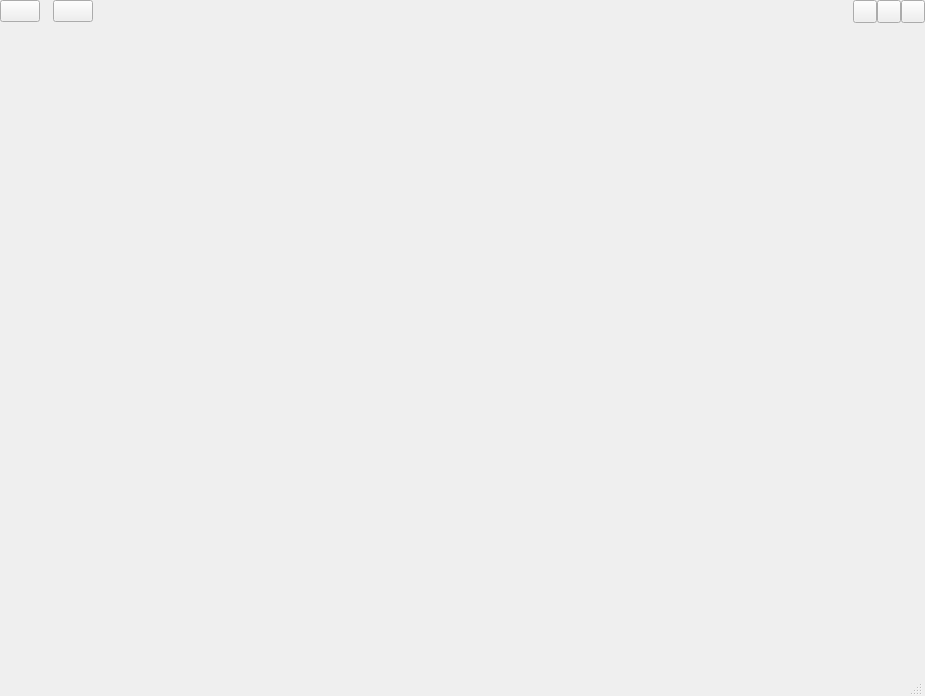
<?xml version="1.0" encoding="UTF-8"?>
<ui version="4.0">
 <class>PLSMainView</class>
 <widget class="QFrame" name="PLSMainView">
  <property name="geometry">
   <rect>
    <x>0</x>
    <y>0</y>
    <width>925</width>
    <height>696</height>
   </rect>
  </property>
  <property name="windowTitle">
   <string>HopCast</string>
  </property>
  <layout class="QVBoxLayout" name="verticalLayout_4">
   <property name="spacing">
    <number>0</number>
   </property>
   <property name="leftMargin">
    <number>0</number>
   </property>
   <property name="topMargin">
    <number>0</number>
   </property>
   <property name="rightMargin">
    <number>0</number>
   </property>
   <property name="bottomMargin">
    <number>0</number>
   </property>
   <item>
    <widget class="PLSTransparentForMouseEventsFrame" name="plsMainViewBorderFrame">
     <property name="frameShape">
      <enum>QFrame::Shape::NoFrame</enum>
     </property>
     <property name="frameShadow">
      <enum>QFrame::Shadow::Raised</enum>
     </property>
     <layout class="QVBoxLayout" name="mainLayout" stretch="0,0,1">
      <property name="spacing">
       <number>0</number>
      </property>
      <property name="leftMargin">
       <number>0</number>
      </property>
      <property name="topMargin">
       <number>0</number>
      </property>
      <property name="rightMargin">
       <number>0</number>
      </property>
      <property name="bottomMargin">
       <number>0</number>
      </property>
      <item>
       <widget class="PLSTransparentForMouseEventsFrame" name="titleBar">
        <property name="frameShape">
         <enum>QFrame::Shape::NoFrame</enum>
        </property>
        <property name="frameShadow">
         <enum>QFrame::Shadow::Raised</enum>
        </property>
        <property name="excludeSpecChildren" stdset="0">
         <stringlist notr="true">
          <string>min</string>
          <string>maxres</string>
          <string>close</string>
          <string>menu</string>
          <string>logo_update</string>
         </stringlist>
        </property>
        <layout class="QHBoxLayout" name="titleBarLayout">
         <property name="spacing">
          <number>0</number>
         </property>
         <property name="leftMargin">
          <number>0</number>
         </property>
         <property name="topMargin">
          <number>0</number>
         </property>
         <property name="rightMargin">
          <number>0</number>
         </property>
         <property name="bottomMargin">
          <number>0</number>
         </property>
         <item>
          <widget class="QPushButton" name="menu">
           <property name="cursor">
            <cursorShape>ArrowCursor</cursorShape>
           </property>
           <property name="text">
            <string notr="true"/>
           </property>
           <property name="ui-step.controls" stdset="0">
            <string notr="true">Main Frame Title Bar's Main Menu Button</string>
           </property>
          </widget>
         </item>
         <item>
          <spacer name="horizontalSpacer_2">
           <property name="orientation">
            <enum>Qt::Orientation::Horizontal</enum>
           </property>
           <property name="sizeType">
            <enum>QSizePolicy::Policy::Fixed</enum>
           </property>
           <property name="sizeHint" stdset="0">
            <size>
             <width>13</width>
             <height>20</height>
            </size>
           </property>
          </spacer>
         </item>
         <item>
          <widget class="PLSLogo" name="logo_update">
           <property name="text">
            <string/>
           </property>
          </widget>
         </item>
         <item>
          <widget class="PLSTransparentForMouseEventsLabel" name="devLabel">
           <property name="text">
            <string/>
           </property>
           <property name="excludeChildren" stdset="0">
            <string notr="true">All</string>
           </property>
          </widget>
         </item>
         <item>
          <spacer name="horizontalSpacer">
           <property name="orientation">
            <enum>Qt::Orientation::Horizontal</enum>
           </property>
           <property name="sizeHint" stdset="0">
            <size>
             <width>40</width>
             <height>20</height>
            </size>
           </property>
          </spacer>
         </item>
         <item>
          <layout class="QHBoxLayout" name="titleButtonLayout">
           <property name="spacing">
            <number>0</number>
           </property>
           <item>
            <widget class="QToolButton" name="min">
             <property name="cursor">
              <cursorShape>ArrowCursor</cursorShape>
             </property>
             <property name="text">
              <string notr="true"/>
             </property>
             <property name="ui-step.controls" stdset="0">
              <string notr="true">Main Frame Title Bar's Minimized Button</string>
             </property>
            </widget>
           </item>
           <item>
            <widget class="QToolButton" name="maxres">
             <property name="cursor">
              <cursorShape>ArrowCursor</cursorShape>
             </property>
             <property name="text">
              <string notr="true"/>
             </property>
             <property name="ui-step.controls" stdset="0">
              <string notr="true">Main Frame Title Bar's Maximized Button</string>
             </property>
            </widget>
           </item>
           <item>
            <widget class="QToolButton" name="close">
             <property name="cursor">
              <cursorShape>ArrowCursor</cursorShape>
             </property>
             <property name="text">
              <string notr="true"/>
             </property>
             <property name="ui-step.controls" stdset="0">
              <string notr="true">Main Frame Title Bar's Close Button</string>
             </property>
            </widget>
           </item>
          </layout>
         </item>
        </layout>
       </widget>
      </item>
      <item>
       <widget class="QWidget" name="hline" native="true"/>
      </item>
      <item>
       <widget class="PLSTransparentForMouseEventsFrame" name="body">
        <property name="frameShape">
         <enum>QFrame::Shape::NoFrame</enum>
        </property>
        <property name="frameShadow">
         <enum>QFrame::Shadow::Raised</enum>
        </property>
        <layout class="QHBoxLayout" name="horizontalLayout_2" stretch="1,0">
         <property name="spacing">
          <number>0</number>
         </property>
         <property name="leftMargin">
          <number>0</number>
         </property>
         <property name="topMargin">
          <number>0</number>
         </property>
         <property name="rightMargin">
          <number>0</number>
         </property>
         <property name="bottomMargin">
          <number>0</number>
         </property>
         <item>
          <layout class="QVBoxLayout" name="verticalLayout_3" stretch="0,1,0">
           <property name="spacing">
            <number>0</number>
           </property>
           <item>
            <widget class="QFrame" name="channelsArea">
             <property name="frameShape">
              <enum>QFrame::Shape::NoFrame</enum>
             </property>
             <property name="frameShadow">
              <enum>QFrame::Shadow::Raised</enum>
             </property>
            </widget>
           </item>
           <item>
            <widget class="PLSTransparentForMouseEventsFrame" name="content">
             <property name="frameShape">
              <enum>QFrame::Shape::NoFrame</enum>
             </property>
             <property name="frameShadow">
              <enum>QFrame::Shadow::Raised</enum>
             </property>
            </widget>
           </item>
           <item>
            <widget class="PLSBasicStatusBar" name="bottomArea"/>
           </item>
          </layout>
         </item>
         <item>
          <widget class="PLSTransparentForMouseEventsFrame" name="rightArea">
           <property name="frameShape">
            <enum>QFrame::Shape::NoFrame</enum>
           </property>
           <property name="frameShadow">
            <enum>QFrame::Shadow::Plain</enum>
           </property>
           <layout class="QVBoxLayout" name="verticalLayout" stretch="0,0,0,0,0,0,0,0,0,0">
            <property name="spacing">
             <number>0</number>
            </property>
            <property name="leftMargin">
             <number>1</number>
            </property>
            <property name="topMargin">
             <number>0</number>
            </property>
            <property name="rightMargin">
             <number>1</number>
            </property>
            <property name="bottomMargin">
             <number>0</number>
            </property>
           </layout>
          </widget>
         </item>
        </layout>
       </widget>
      </item>
     </layout>
    </widget>
   </item>
  </layout>
 </widget>
 <customwidgets>
  <customwidget>
   <class>PLSTransparentForMouseEventsFrame</class>
   <extends>QFrame</extends>
   <header>PLSTransparentForMouseEvents.h</header>
   <container>1</container>
  </customwidget>
  <customwidget>
   <class>PLSTransparentForMouseEventsLabel</class>
   <extends>QLabel</extends>
   <header>PLSTransparentForMouseEvents.h</header>
  </customwidget>
  <customwidget>
   <class>PLSBasicStatusBar</class>
   <extends>QStatusBar</extends>
   <header>PLSBasicStatusBar.hpp</header>
   <container>1</container>
  </customwidget>
  <customwidget>
   <class>PLSLogo</class>
   <extends>QPushButton</extends>
   <header>PLSLogo.h</header>
  </customwidget>
 </customwidgets>
 <resources/>
 <connections/>
 <slots>
  <slot>on_beauty_clicked()</slot>
 </slots>
</ui>
